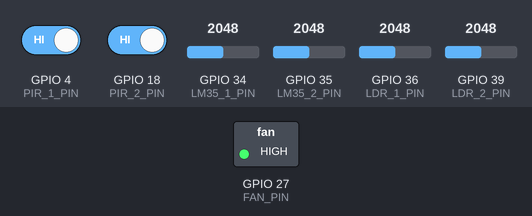
The sketch below on a simulated ESP32. On the bench: switched loads named in the sketch (green lamp = pin HIGH). Inputs (shaded band) come from the test bench; at power-on: GPIO 34 (LM35_1_PIN) = 2048, GPIO 4 (PIR_1_PIN) HIGH, GPIO 18 (PIR_2_PIN) HIGH, GPIO 35 (LM35_2_PIN) = 2048, GPIO 36 (LDR_1_PIN) = 2048, GPIO 39 (LDR_2_PIN) = 2048. What the sketch prints to the serial monitor is not drawn.

Above: at 2.7 s.
2.8 s: GPIO 34 (LM35_1_PIN) set to 173
5.6 s: GPIO 34 (LM35_1_PIN) set to 151
At 6.3 s:
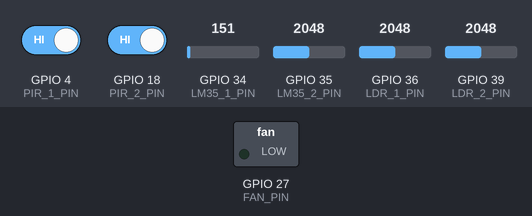
9.3 s: GPIO 34 (LM35_1_PIN) set to 1228
At 10.2 s:
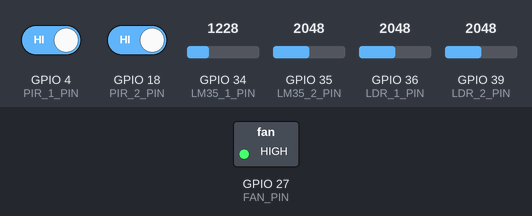
12.1 s: GPIO 34 (LM35_1_PIN) set to 122
At 15.3 s:
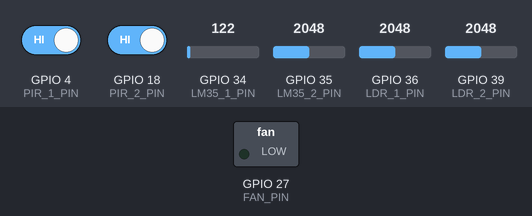
Timing chart, 0 to 16.4 s (numbered marks = the images above; inputs shaded):
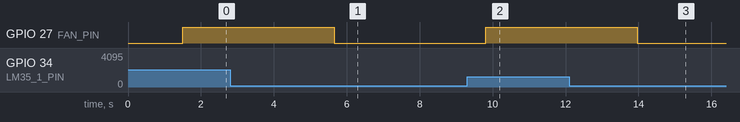

Measured:
- the behaviour switches between 162 and 161 on GPIO 34 (LM35_1_PIN) (found by bisection; images 0 and 1)
- after the input at 2.8 s, every drawn part: stays the same
- after the input at 5.6 s, GPIO 27 (FAN_PIN): HIGH → LOW after 0.06 s
- after the input at 9.3 s, GPIO 27 (FAN_PIN): LOW → HIGH after 0.52 s
- after the input at 12.1 s, GPIO 27 (FAN_PIN): HIGH → LOW after 1.9 s

The sketch:

LoraSender.ino
```cpp
#include <HardwareSerial.h>

// ============================
// LoRa UART Configuration
// ============================
HardwareSerial LoRaSerial(2);  // Use UART2

#define LORA_RXD 28 // ESP32 RX (connect to LoRa TX)
#define LORA_TXD 25  // ESP32 TX (connect to LoRa RX)

// ============================
// Sensor & Actuator Pins
// ============================
#define LM35_1_PIN 34
#define LM35_2_PIN 35
#define PIR_1_PIN 4
#define PIR_2_PIN 18
#define LDR_1_PIN 36
#define LDR_2_PIN 39
#define FAN_PIN 27     // Fan control pin

// ============================
// Setup
// ============================
void setup() {
  Serial.begin(115200);
  delay(1000);
  Serial.println("🌡️ Starting LoRa UART Test with LM35 + PIR + LDR + Fan control...");

  // Initialize UART2 for LoRa
  LoRaSerial.begin(9600, SERIAL_8N1, LORA_RXD, LORA_TXD);
  delay(500);
  Serial.println("✅ LoRa UART initialized.");

  // Configure pins
  pinMode(LM35_1_PIN, INPUT);
  pinMode(LM35_2_PIN, INPUT);
  pinMode(PIR_1_PIN, INPUT);
  pinMode(PIR_2_PIN, INPUT);
  pinMode(LDR_1_PIN, INPUT);
  pinMode(LDR_2_PIN, INPUT);
  pinMode(FAN_PIN, OUTPUT);

  digitalWrite(FAN_PIN, LOW);  // Start with fan OFF
  Serial.println("✅ All sensor pins and fan initialized.\n");
}

// ============================
// Function to Read LM35 Temperature
// ============================
float readTemperature(uint8_t pin) {
  int adcValue = analogRead(pin);
  float voltage = (adcValue * 3.3) / 4095.0;  // Convert ADC to voltage
  float temperature = voltage * 100.0;        // 10mV per °C → multiply by 100
  return temperature;
}

// ============================
// Main Loop
// ============================
void loop() {
  Serial.println("📡 Reading sensors...");

  // Read LM35 sensors
  float temp1 = readTemperature(LM35_1_PIN);
  float temp2 = readTemperature(LM35_2_PIN);

  // Read PIR sensors
  int pir1State = digitalRead(PIR_1_PIN);
  int pir2State = digitalRead(PIR_2_PIN);

  // Read LDR sensors
  int ldr1Value = analogRead(LDR_1_PIN);
  int ldr2Value = analogRead(LDR_2_PIN);

  // Control fan based on temperature
  String fanStatus;
  if (temp1 > 13.0) {
    digitalWrite(FAN_PIN, HIGH);
    fanStatus = "ON";
  } else {
    digitalWrite(FAN_PIN, LOW);
    fanStatus = "OFF";
  }

  // Prepare LoRa message
  String message = "Temp1:" + String(temp1, 1) + "C, Temp2:" + String(temp2, 1) +
                   "C | PIR1:" + String(pir1State) + ", PIR2:" + String(pir2State) +
                   " | LDR1:" + String(ldr1Value) + ", LDR2:" + String(ldr2Value) +
                   " | Fan:" + fanStatus;

  // ============================
  // Send message via LoRa
  // ============================
  Serial.println("🚀 Sending data to receiver via LoRa...");
  LoRaSerial.println(message);
  delay(50);  // small delay for transmission stability
  Serial.println("✅ Message sent to receiver!");
  Serial.println("-----------------------------------------------");

  // ============================
  // Debug info on Serial Monitor
  // ============================
  Serial.print("Temp1: "); Serial.print(temp1, 1);
  Serial.print("°C | Temp2: "); Serial.print(temp2, 1);
  Serial.print("°C | PIR1: "); Serial.print(pir1State);
  Serial.print(" | PIR2: "); Serial.print(pir2State);
  Serial.print(" | LDR1: "); Serial.print(ldr1Value);
  Serial.print(" | LDR2: "); Serial.print(ldr2Value);
  Serial.print(" | Fan: "); Serial.println(fanStatus);
  Serial.println("-----------------------------------------------\n");

  delay(2000);  // Send every 2 seconds
}
```
